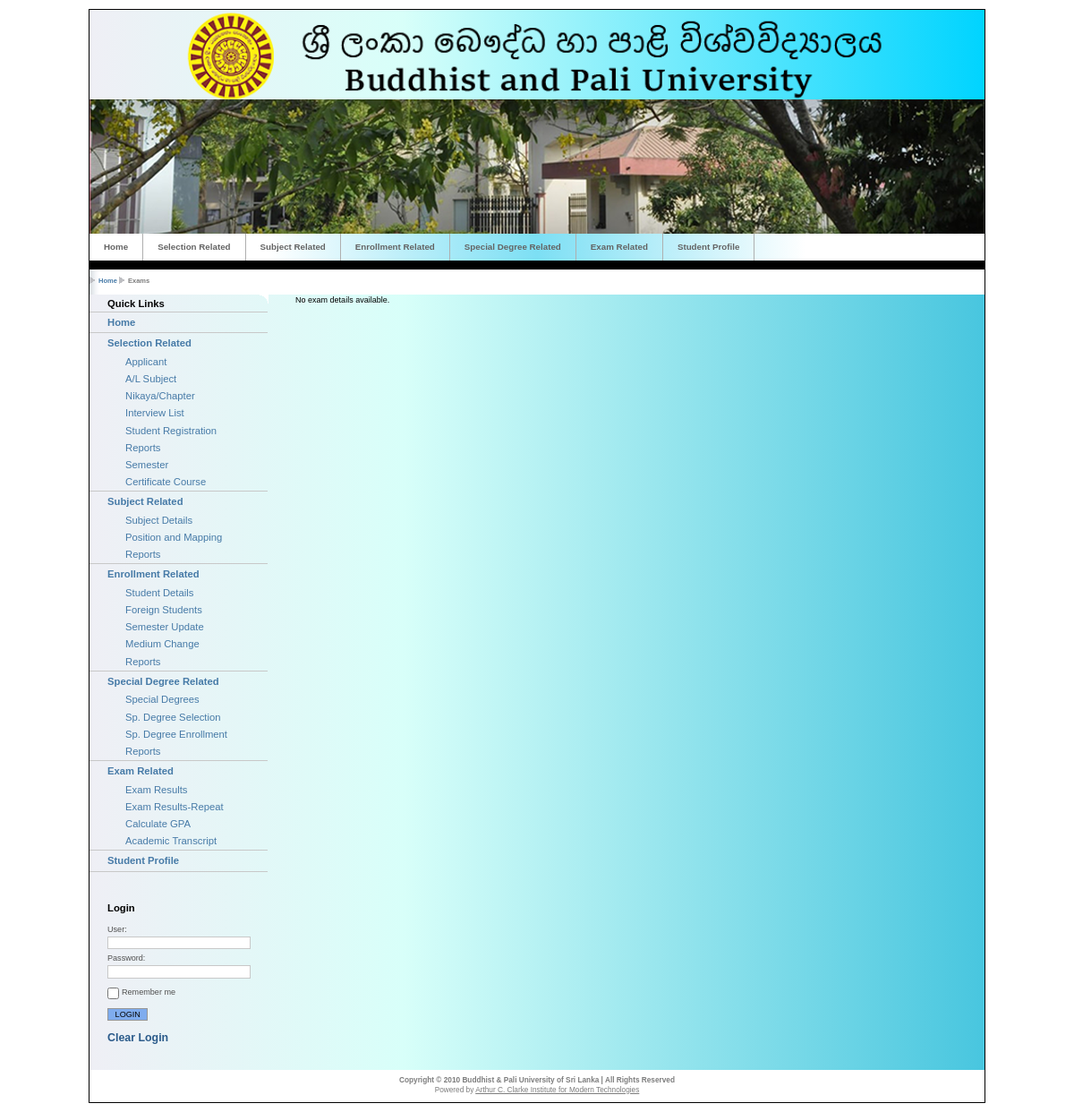
Before: /examAdminSubject.php?indexNo=BS/2018/03 (signed in) with the older database file.
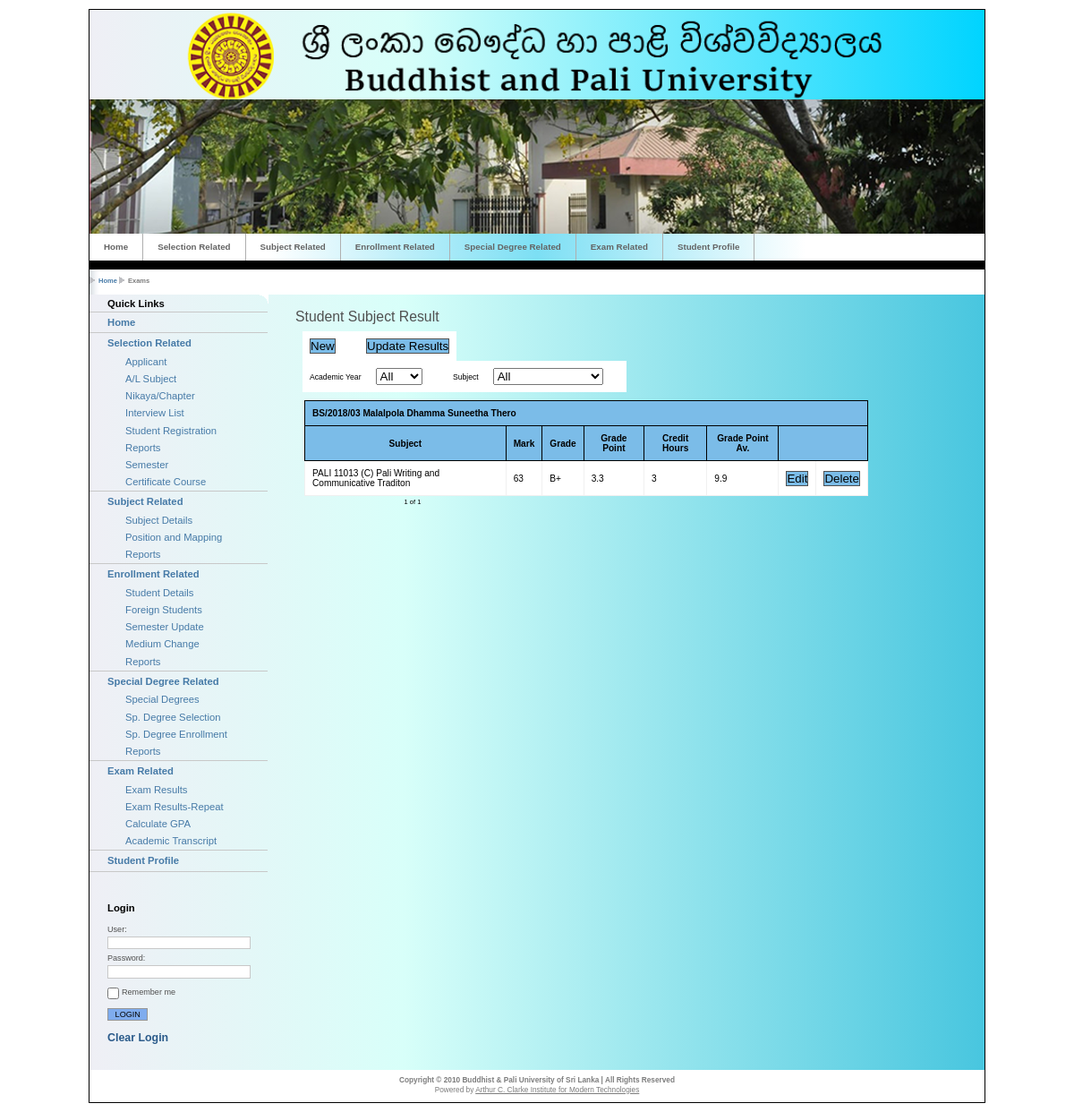
After: the same page with the newer database file.
### tables this page shows
CREATE TABLE IF NOT EXISTS `exameffort` (
  `effortID` int(11) NOT NULL AUTO_INCREMENT,
  `indexNo` varchar(20) DEFAULT NULL,
  `regNo` varchar(20) NOT NULL,
  `subjectID` int(11) DEFAULT NULL,
  `acYear` year(4) DEFAULT NULL,
  `medium` varchar(10) NOT NULL,
  `mark1` float NOT NULL,
  `mark2` float NOT NULL,
  `marks` int(11) DEFAULT NULL,
  `grade` varchar(10) DEFAULT NULL,
  `effort` varchar(10) DEFAULT NULL,
  `gradePoint` float NOT NULL,
  `R_Code` int(10) DEFAULT NULL,
  PRIMARY KEY (`effortID`),
  KEY `FK_exameffort_studentenrolment` (`indexNo`,`subjectID`),
  KEY `FK_exameffort_studenreg` (`regNo`,`subjectID`)
);

CREATE TABLE IF NOT EXISTS `subject` (
  `subjectID` int(11) NOT NULL AUTO_INCREMENT,
  `codeEnglish` varchar(20) DEFAULT NULL,
  `nameEnglish` varchar(100) DEFAULT NULL,
  `codeSinhala` varchar(30) DEFAULT NULL,
  `nameSinhala` varchar(200) DEFAULT NULL,
  `faculty` varchar(30) DEFAULT NULL,
  `level` varchar(20) DEFAULT NULL,
  `description` varchar(50) DEFAULT NULL,
  `semester` varchar(20) NOT NULL,
  `creditHours` int(11) NOT NULL,
  `schCode` int(11) DEFAULT NULL,
  `isCompulsary` tinyint(1) NOT NULL,
  `suborder` int(11) NOT NULL,
  PRIMARY KEY (`subjectID`)
);

### dbAccess.php (called while the page is built, shortened)
<?php
class DBOperations
{
private $ServerCon;
	public function Connect_to_DB()
	{
	$this->ServerCon = mysqli_connect("localhost","root",'');
	if (!$this->ServerCon)
		  {
		  die('Could not connect: ' . mysqli_error());
		  }
	  else
		  {
			$this->DbCon =mysqli_select_db( $this->ServerCon,"misbpudb");
		  }
	}
	public function executeQuery($query)
	{
			$result = mysqli_query($this->ServerCon,$query);
				if(!$result)
				{
					die('DB Error: ' . mysqli_error(). " <br/>" .$query);
					echo '<script> alert ("'. mysqli_error() .'"); </script>';
				}
				else
				{
					return $result;
				}
	}
	public function Next_Record($result)
	{
			return mysqli_fetch_array($result,MYSQLI_BOTH);
	}
	public function Row_Count($result)
	{
		return mysqli_num_rows($result);
	}
	function cleanInput($value)
	{
	    $value = stripslashes($value);
		$value = mysqli_real_escape_string($this->ServerCon,$value);
		return $value;
	}
}
?>

### examAdminSubject.php (the view, shortened to what the changed rows need)
 <?php
	require_once("dbAccess.php");
	$db = new DBOperations();
  $indexNo=$db->cleanInput($_GET['indexNo']);
  $rowsPerPage = 10;
  $pageNum = 1;
  $query = "SELECT effortID,exameffort.indexNo,student.nameEnglish AS student,subject.nameEnglish AS subject,subject.subjectID AS subjectID,subject.level AS level,subject.semester AS semester,subject.codeEnglish AS code,subject.creditHours,acYear,exameffort.medium,marks,gradePoint,grade,effort FROM exameffort JOIN student ON exameffort.indexNo=student.indexNo JOIN subject ON exameffort.subjectID=subject.subjectID where exameffort.indexNo='$indexNo' ";
  $result = $db->executeQuery($query);
  if ($db->Row_Count($result)>0)
	{
	$offset = ($pageNum - 1) * $rowsPerPage;
	$numRows = $db->Row_Count($db->executeQuery($query));
	$numPages = ceil($numRows/$rowsPerPage);
  	$pageQuery = $query." LIMIT $offset, $rowsPerPage";
	$pageResult = $db->executeQuery($pageQuery);
?>
 <h1>Student Subject Result</h1>
 <form method="post" action="" class="plain" target="_blank">
  <table style="margin-left:8px" class="panel">
  	<tr>
    	<td><input name="btnNew" type="button" value="New" onclick="document.location.href = 'effortNew.php';" class="button" /></td>
		<td>&nbsp;</td>
        <td><input name="btnUpdateResults" type="button" value="Update Results" class="button" onclick="document.location.href ='examEnterResults.php'" /></td>
    </tr>
   </table>
   <table style="margin-left:8px" class="panel">
    <tr>
        <td>Academic Year</td>
        <td>
            <select name="lstAcYear" id="lstAcYear" onchange="this.form.submit();">
            <?php
				$result = $db->executeQuery("SELECT DISTINCT acYear FROM exameffort");
				if ($db->Row_Count($result)>0)
				{
					echo "<option value='0'>All</option>";
				}
			?>
            </select>
        </td>
        <td>&nbsp;</td>
        <td>Subject</td>
        <td>
            <select name="lstSubject" id="lstSubject" onchange="this.form.submit();">
            <?php
				$result = $db->executeQuery("SELECT subjectID,codeEnglish FROM subject");
				if ($db->Row_Count($result)>0)
				{
					echo "<option value='0'>All</option>";
				}
			?>
            </select>
        </td>
        <td>&nbsp;</td>
   	</tr>
  </table>
<br/>
  <table class="searchResults">
  <th colspan="10" align="left">
  <?php
  $resultname = $db->executeQuery("SELECT nameEnglish FROM student where indexNo='$indexNo'");
  $rowName=$db->Next_Record($resultname);
  echo $indexNo." ".$rowName['nameEnglish']?>
  </th>
	<tr>
    	<th>Subject</th><th>Mark</th><th>Grade</th><th>Grade Point</th><th>Credit Hours</th><th>Grade Point Av.</th><th colspan="2"></th>
    </tr>
<?php
  while($row=$db->Next_Record($pageResult))
  {
  $averge=$row['creditHours']*$row['gradePoint'];
?>
	<tr>
        <td><?php echo $row['code']." ".$row['subject']?></td>
        <td><?php echo $row['marks'] ?></td>
        <td><?php echo $row['grade'] ?></td>
        <td><?php echo $row['gradePoint'] ?></td>
        <td><?php echo $row['creditHours'] ?></td>
		<td><?php echo $averge ?></td>
        <td><input name="btnEdit" type="button" value="Edit" onclick="window.open(document.location.href ='effortEdit.php?effortID=<?php echo $row['effortID'] ?>','_blank')" class="button" /></td>
        <td><input name="btnDelete" type="button" value="Delete" class="button" onclick="if (MsgOkCancel()) document.location.href ='examAdmin.php?cmd=delete&effortID=<?php echo $row['effortID'] ?>'" /></td>
	</tr>
<?php
  }
?>
  </table>
  </form>
<?php
  $self = $_SERVER['PHP_SELF'];
  if ($pageNum > 1)
{
   $page  = $pageNum - 1;
   $prev  = " <a class=\"link\" href=\"$self?page=$page\">[Prev]</a> ";
   $first = " <a class=\"link\" href=\"$self?page=1\">[First Page]</a> ";
}
else
{
   $prev  = '&nbsp;';
   $first = '&nbsp;';
}
if ($pageNum < $numPages)
{
   $page = $pageNum + 1;
   $next = " <a class=\"link\" href=\"$self?page=$page\">[Next]</a> ";
   $last = " <a class=\"link\" href=\"$self?page=$numPages\">[Last Page]</a> ";
}
else
{
   $next = '&nbsp;';
   $last = '&nbsp;';
}
echo "<table border=\"0\" align=\"center\" width=\"50%\"><tr><td width=\"20%\">".$first."</td><td width=\"10%\">".$prev."</td><td width=\"10%\">"."$pageNum of $numPages"."</td><td width=\"10%\">".$next."</td><td width=\"30%\">".$last."</td></tr></table>";
}else echo "<p>No exam details available.</p>";
?>
<?php
  include("master_registration.php");
?>

Changed rows visible on the page:
added exameffort: subject.codeEnglish "PALI 11013 (C)", subject.nameEnglish "Pali Writing and Communicative Traditon", marks "63", grade "B+", gradePoint "3.3", subject.creditHours "3", gradePoint.creditHours "9.9"
Other visible differences:
form field btnNew: (not shown) → "New"
form field btnUpdateResults: (not shown) → "Update Results"
form field lstAcYear: (not shown) → "All"
form field lstSubject: (not shown) → "All"
$indexNo: (not shown) → "BS/2018/03"
$rowName['nameEnglish']: (not shown) → "Malalpola Dhamma Suneetha Thero"
$pageNum: (not shown) → "1"
$numPages: (not shown) → "1"
text no longer shown: "No exam details available."
text now shown: "Student Subject Result Academic Year Subject Subject Mark Grade Grade Point Credit Hours Grade Point Av. of"
